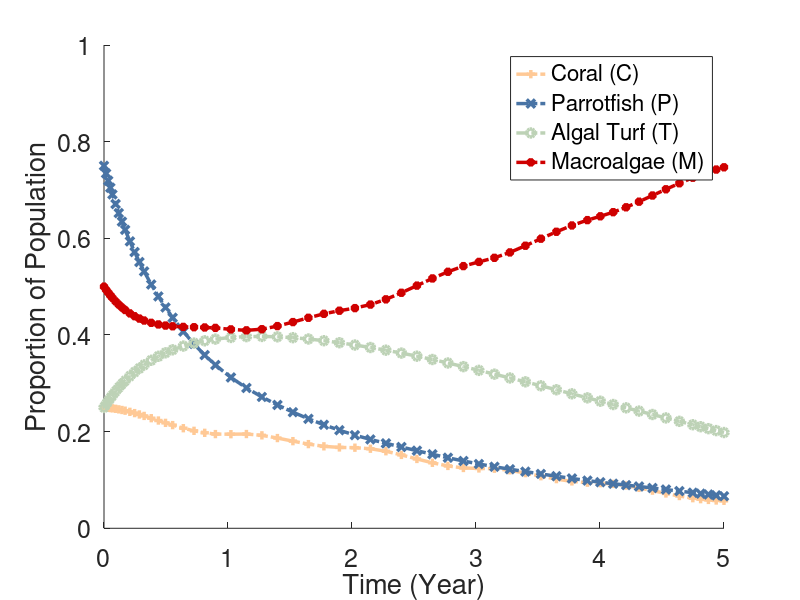

Recreate this plot in MATLAB.
%%% Compartment Model Calculations
%%% Team Coral Reefsearchers
%
% Note: In order to use Animation View, function 'f' and variables [t, ya]
%       must be loaded into the workspace first by running Single View then
%       commenting out Single View.


%--------------------------------------------------------------------------
% Parameter Values
mu1 = 0.15; % mortality rate of coral reefs
mu2 = 0.22; % natural death rate of parrotfish
q = 0.47; % intrinsic growth rate for parrotfish
omega = 1; % %maximum grazing intensity
sigma = 0.01; % rate that parrotfish bite corals
r = 0.5; % rate that coral recruit to overgrow algal turfs
phi = 0.8; %rate that macroalgae spread vegetative over algal turfs
beta = 1; % carrying capacity

a0 = 0.99; % rate that coral is overgrown by macroalgae
h = 0.1; %<----CONTROL VARIABLE FOR GAME THEORY

%grazing intensity 'g'
g = @(P) (omega*P)/beta;

%sin function of 
a = @(t) abs((a0*(9*sin(pi*t)+1))/(10));

%--------------------------------------------------------------------------


%--------------------------------------------------------------------------
% Compartment Initial Conditions
C = 1/4;
P = 3/4;
T = 1/4;
M = 1/2;
Prop_Total = C + T + M;
IC = [C, P, T, M, Prop_Total];

if Prop_Total == 1
    disp('It works lol')
else
    disp('Invalid initial compartment proportions.')
end
%--------------------------------------------------------------------------


%--------------------------------------------------------------------------
% Single View - System of Differential Equations

% dC/dt = rTC + sigmaPC - C(aM + d)
% dP/dt = qP(1-P/betaC) - (h + mu)P 
% dT/dt = dC + (g(P)M)/(M + T) - (rC + phiM)T
% dM/dt = aMC + phiMT - (g(P)M)/(M + T)
%
% C = y(1), P = y(2), T = y(3), M = y(4), C+T+M = y(5)
f = @(t,y) [r*y(3)*y(1) + sigma*y(2)*y(1) - y(1)*(a(t)*y(4) + mu1),
        q*y(2)*(1-(y(2)/(beta*y(1)))) - (h+mu2)*y(2), 
        mu1*y(1) +  (g(y(2))*y(4))/(y(4)+y(3)) - (r*y(1) + phi*y(4))*y(3),
        a(t) * y(4)*y(1) + phi*y(4)*y(3) - (g(y(2))*y(4))/(y(4)+y(3)),
        y(1)+y(3)+y(4)];
            
[t,ya] = ode45(f, [0 5], IC);

figure
hold on
plot(t, ya(:,1), '+-.', 'Color', '#FFC996', 'Linewidth', 2.5)
plot(t, ya(:,2), 'x-.', 'Color', '#4974A5', 'Linewidth', 2.5)
plot(t, ya(:,3), 'o-.', 'Color', '#BDD2B6', 'Linewidth', 2.5)
plot(t, ya(:,4), '*-.', 'Color', '#CF0000', 'Linewidth', 2.5)
%legend('Coral (C)', 'Algal Turf (T)', 'Macroalgae (M)')
set(gca, 'FontSize',18);
ylim([0 1]);
legend('Coral (C)', 'Parrotfish (P)', 'Algal Turf (T)', 'Macroalgae (M)')
%text(0.25,0.05,txt, 'FontSize', 18);
xlabel('Time (Year)')
ylabel('Proportion of Population')
%--------------------------------------------------------------------------


%--------------------------------------------------------------------------
% Animation View - System of Differential Equations
for i = 1:length(t)
%     a0 = i/length(t);
%     a = @(t) abs((a0*(9*sin(pi*t)+1))/(10));
%     
%    % System of Differential Equations
%     f = @(t,y) [r*y(3)*y(1) + sigma*y(2)*y(1) - y(1)*(a(t)*y(4) + mu1),
%        q*y(2)*(1-(y(2)/(beta*y(1)))) - (h+mu2)*y(2), 
%        mu1*y(1) +  (g(y(2))*y(4))/(y(4)+y(3)) - (r*y(1) + phi*y(4))*y(3),
%        a(t) * y(4)*y(1) + phi*y(4)*y(3) - (g(y(2))*y(4))/(y(4)+y(3)),
%        y(1)+y(3)+y(4)];
%     
%     % Solve using ODE45
%     [t,ya] = ode45(f, [0 5], IC);
%     
%     % Plot
%     txt = ['a_0 = ' num2str(a0)]; % shows value of param value at iteration
%     
%     fig = figure;
%     hold on
%     plot(t, ya(:,1), '+-.', 'Color', '#FFC996', 'Linewidth', 2.5)
%     plot(t, ya(:,2), 'x-.', 'Color', '#4974A5', 'Linewidth', 2.5)
%     plot(t, ya(:,3), 'o-.', 'Color', '#BDD2B6', 'Linewidth', 2.5)
%     plot(t, ya(:,4), '*-.', 'Color', '#CF0000', 'Linewidth', 2.5)
%     
%     set(gca, 'FontSize',18); % sets axis & legend font size to 18
%     ylim([0 1]); % sets y-axis limit to always be 0-1
%     legend('Coral (C)','Parrotfish (P)','Algal Turf (T)','Macroalgae (M)')
%     text(0.25,0.05,txt, 'FontSize', 18); % displays text on plot
%     
%     xlabel('Time (Year)')
%     ylabel('Proportion of Population')
%     
%     % automatically save figure into root directory (where this .m file is
%     % stored)
%     fname = append('Frame-', num2str(i)); %file name of current iteration
%     saveas(fig, fname, 'png'); %save figure as .png
end
%--------------------------------------------------------------------------


% %--------------------------------------------------------------------------
% % Sensitivity Analysis
% R0 = -(beta*mu1*(a*(mu1/r - 1) - (mu1*phi)/r))/(P*omega*r);
% param_array = [mu1, mu2, q, omega, sigma, r, phi, beta, a0];
% 
% for i = 1:length(param_array)
% 
% end
% %--------------------------------------------------------------------------
